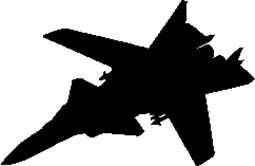
#> input picture test-img/berkut-256.jpg, 255 x 166 px, found by its file name
$ jupyter execute --allow-errors recognition.ipynb
#> lines starting #> are read from the running program, lines starting #| are printed output that depends on the picture
<a href="https://colab.research.google.com/github/der-himmel/obr-iz/blob/main/recognition.ipynb" target="_parent"></a>

[cell 1]
import numpy as np
import cv2
from skimage import io
import matplotlib.pyplot as plt
import albumentations as A
from scipy.interpolate import interp1d

[cell 2]
def preprocess_image(image_path):
#> called with image_path = 'berkut-256.jpg'
    image = io.imread(image_path)
#> image is the input picture: shape (166, 255, 3); min 0, max 255, mean 154.1
    height, width = image.shape[:2]
#> height = 166; width = 255

    padding = max(width, height)
#> padding = 255
    padded_image = cv2.copyMakeBorder(image, padding, padding, padding, padding, borderType=cv2.BORDER_CONSTANT, value=(255, 255, 255))
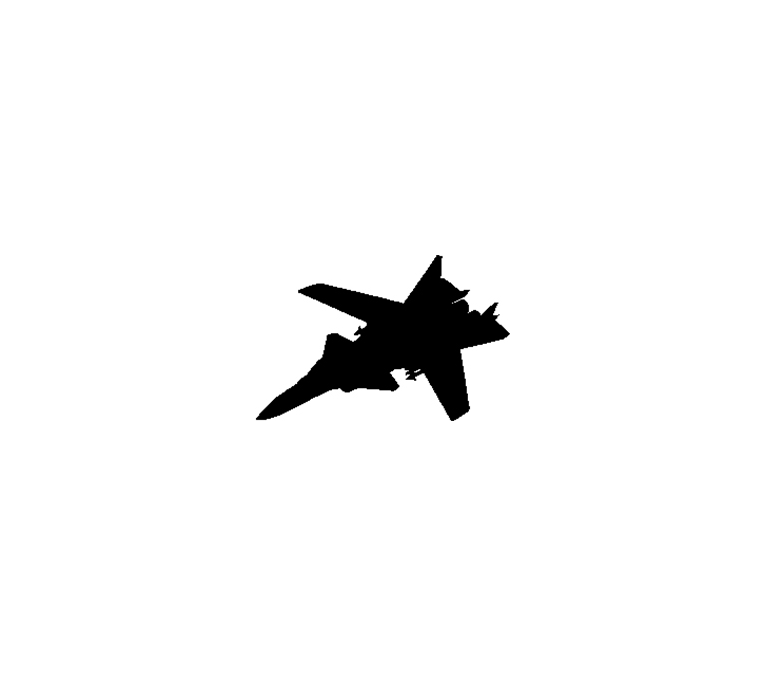
#> padded_image: shape (676, 765, 3); min 0, max 255, mean 246.7
    transform = A.Compose([
      A.HorizontalFlip(p=0.8),
      A.VerticalFlip(p=0.1),
      A.Rotate(limit=(0, 90), p=1.0),
      # A.GaussNoise(var_limit=(10.0, 50.0), p=0.2),
      # A.Blur(blur_limit=3, p=0.1),
      A.Perspective(scale=(0.001, 0.075), p=0.5),
      A.ElasticTransform(alpha=0.01, sigma=10.0, p=0.5),
      A.GridDistortion(num_steps=25, distort_limit=(-0.25, 0.25), p=0.5),
    ])

    image = transform(image=padded_image)['image']

    return image


$ run again, with test-img/btr-80-256.jpg copied over test-img/berkut-256.jpg
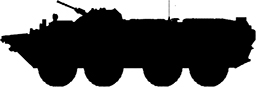
#> input picture test-img/btr-80-256.jpg, 256 x 87 px, found by its file name
#> in preprocess_image, image is the input picture: shape (87, 256, 3); min 0, max 255, mean 95
#> in preprocess_image, `padded_image = cv2.copyMakeBorder(image, padding, padding, padding, pa..`:
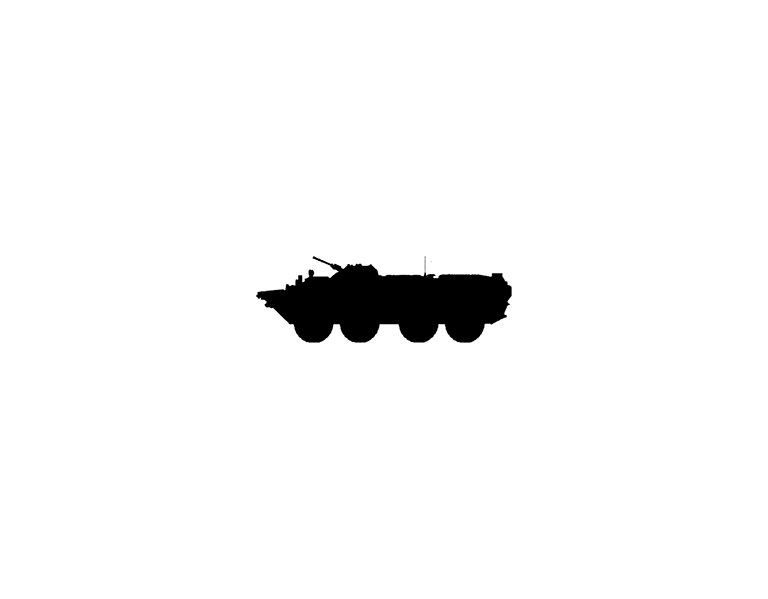
#> padded_image: shape (599, 768, 3); min 0, max 255, mean 247.3

$ run again, with test-img/abrams-256.jpg copied over test-img/berkut-256.jpg
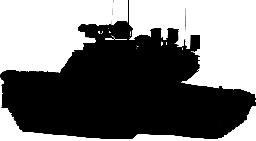
#> input picture test-img/abrams-256.jpg, 256 x 141 px, found by its file name
#> in preprocess_image, image is the input picture: shape (141, 256, 3); min 0, max 255, mean 117.3
#> in preprocess_image, `padded_image = cv2.copyMakeBorder(image, padding, padding, padding, pa..`:
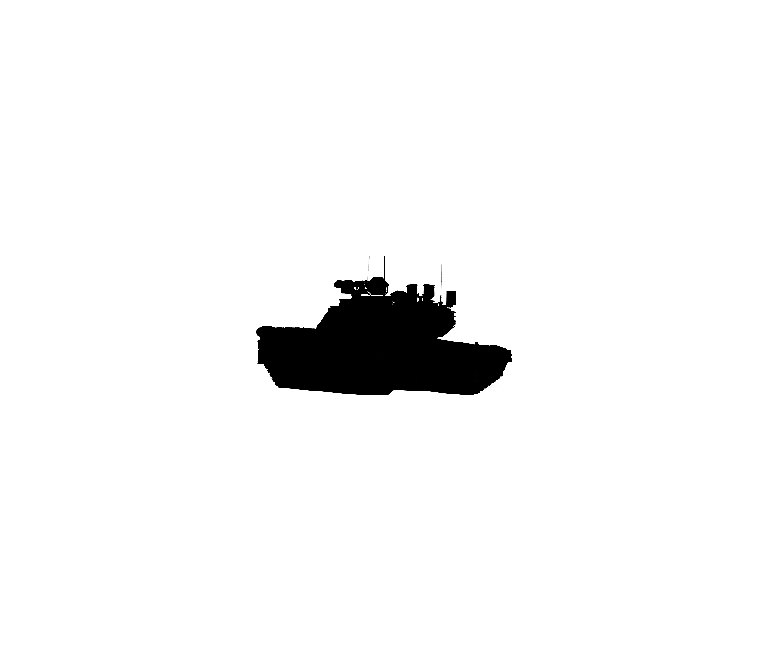
#> padded_image: shape (653, 768, 3); min 0, max 255, mean 245.1

$ run again, with test-img/t-90-256.jpg copied over test-img/berkut-256.jpg
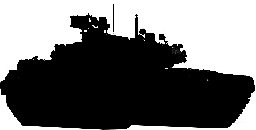
#> input picture test-img/t-90-256.jpg, 256 x 130 px, found by its file name
#> in preprocess_image, image is the input picture: shape (130, 256, 3); min 0, max 255, mean 111.7
#> in preprocess_image, `padded_image = cv2.copyMakeBorder(image, padding, padding, padding, pa..`:
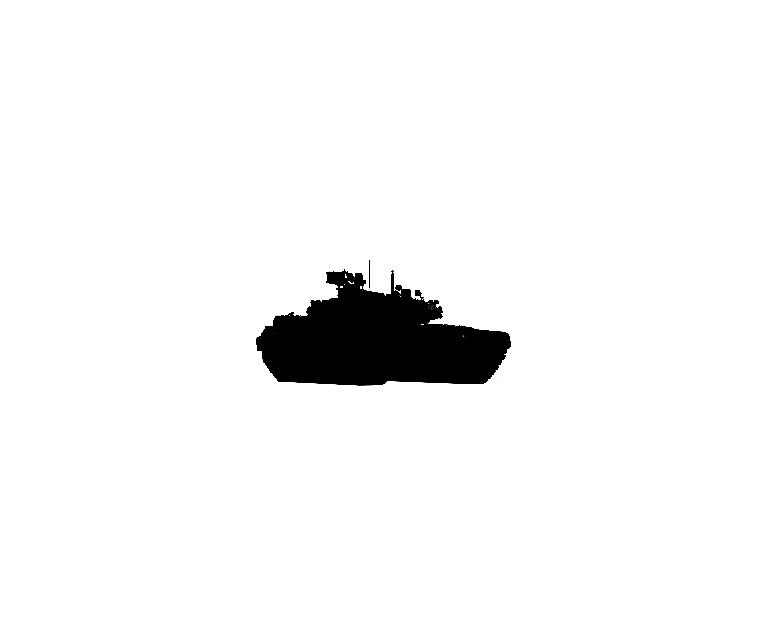
#> padded_image: shape (642, 768, 3); min 0, max 255, mean 245.3
